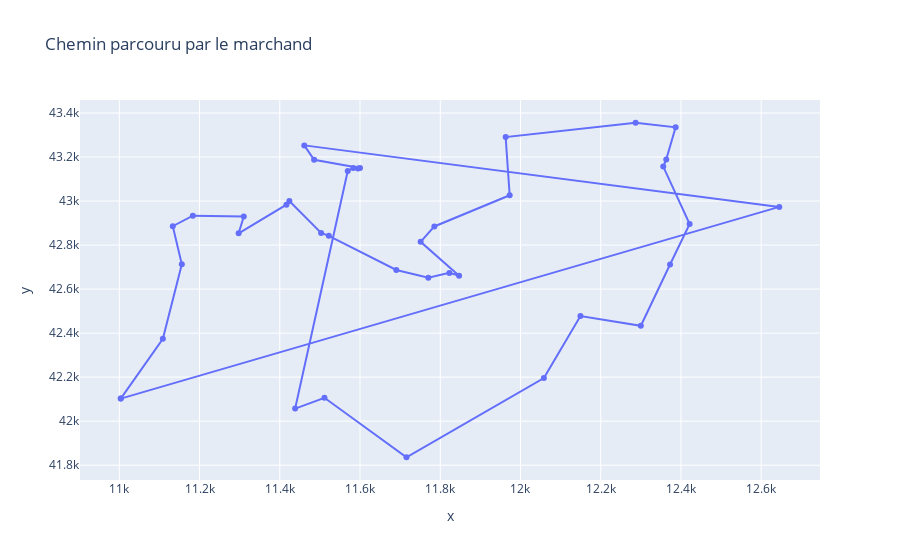

The code cell stored with this chart in its notebook:
### Markdown cell above
### Lancement du test avec l'algorithme du plus proche voisin

### Code cell
# Test de l'algorithme du plus proche voisin
data = data_TSPLIB(f'../data/{ENSEMBLE_TEST[choix_data_test]}.tsp')
df = test_unitaire_plus_proche_voisin(choix_data_test)
affichage(df, data).show()

### Figure 1 — Plotly figure (JSON) as saved in the notebook; plotly's stock layout.template omitted (floating-point values rounded to 4 significant figures)
{"data": [{"hovertemplate": "x=%{x}<br>y=%{y}<extra></extra>", "legendgroup": "", "line": {"color": "#636efa", "dash": "solid"}, "marker": {"symbol": "circle"}, "mode": "markers+lines", "name": "", "orientation": "v", "showlegend": false, "type": "scatter", "x": [11000.0, 11110.0, 11160.0, 11130.0, 11180.0, 11310.0, 11300.0, 11420.0, 11420.0, 11500.0, 11520.0, 11690.0, 11770.0, 11820.0, 11850.0, 11750.0, 11790.0, 11970.0, 11960.0, 12290.0, 12390.0, 12360.0, 12360.0, 12420.0, 12370.0, 12300, 12150.0, 12060.0, 11720.0, 11510.0, 11440.0, 11570.0, 11580.0, 11595, 11600, 11490.0, 11460.0, 12645, 11000.0], "xaxis": "x", "y": [42100.0, 42370.0, 42710.0, 42890.0, 42930.0, 42930.0, 42850.0, 42980.0, 43000.0, 42860.0, 42840.0, 42690.0, 42650.0, 42670.0, 42660.0, 42810.0, 42880.0, 43030.0, 43290.0, 43360.0, 43330.0, 43190.0, 43160.0, 42900.0, 42710.0, 42430.0, 42480.0, 42200.0, 41840.0, 42110.0, 42060.0, 43140.0, 43150, 43150.0, 43150, 43190.0, 43250.0, 42970.0, 42100.0], "yaxis": "y"}], "layout": {"legend": {"tracegroupgap": 0}, "title": {"text": "Chemin parcouru par le marchand"}, "xaxis": {"anchor": "y", "domain": [0, 1], "title": {"text": "x"}}, "yaxis": {"anchor": "x", "domain": [0, 1], "title": {"text": "y"}}}}
